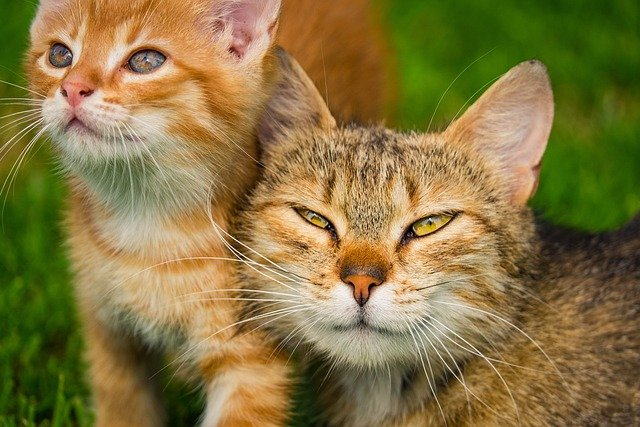
#> input picture examApp/image1.jpg, 640 x 427 px
$ python 'Ex0903_1(image).py'
#> lines starting #> are read from the running program, lines starting #| are printed output that depends on the picture
import cv2
import matplotlib.pyplot as plt

img1_ = cv2.imread('image1.jpg') # 이미지파일로드
#> img1_ is the input picture: shape (427, 640, 3); mean B, G, R 65.1, 117.7, 134.5
img1 = cv2.cvtColor(img1_, cv2.COLOR_BGR2RGB) #bgr형식을 rgb형식으로

# plt.axis('off') #축눈금제거
# plt.imshow(img1) #이미지변수를 이용하여 화면 출력
# plt.show()

img2_ = cv2.imread('image2.jpg') # 이미지파일로드
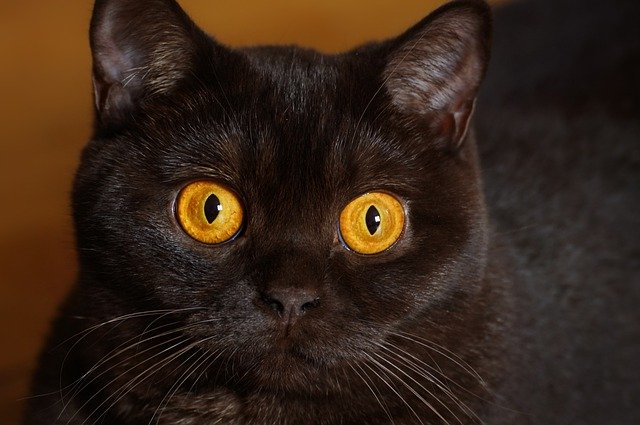
#> input picture examApp/image2.jpg, 640 x 425 px
#> img2_ is the input picture: shape (425, 640, 3); mean B, G, R 24.4, 36.6, 54.2
img2 = cv2.cvtColor(img2_, cv2.COLOR_BGR2RGB) #bgr형식을 rgb형식으로

plt.subplot(121)
plt.axis('off')
plt.imshow(img1)

plt.subplot(122)
plt.axis('off')
plt.imshow(img2)

plt.show()
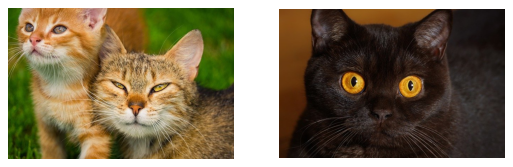
#> figure drawn by matplotlib, 2 panels
